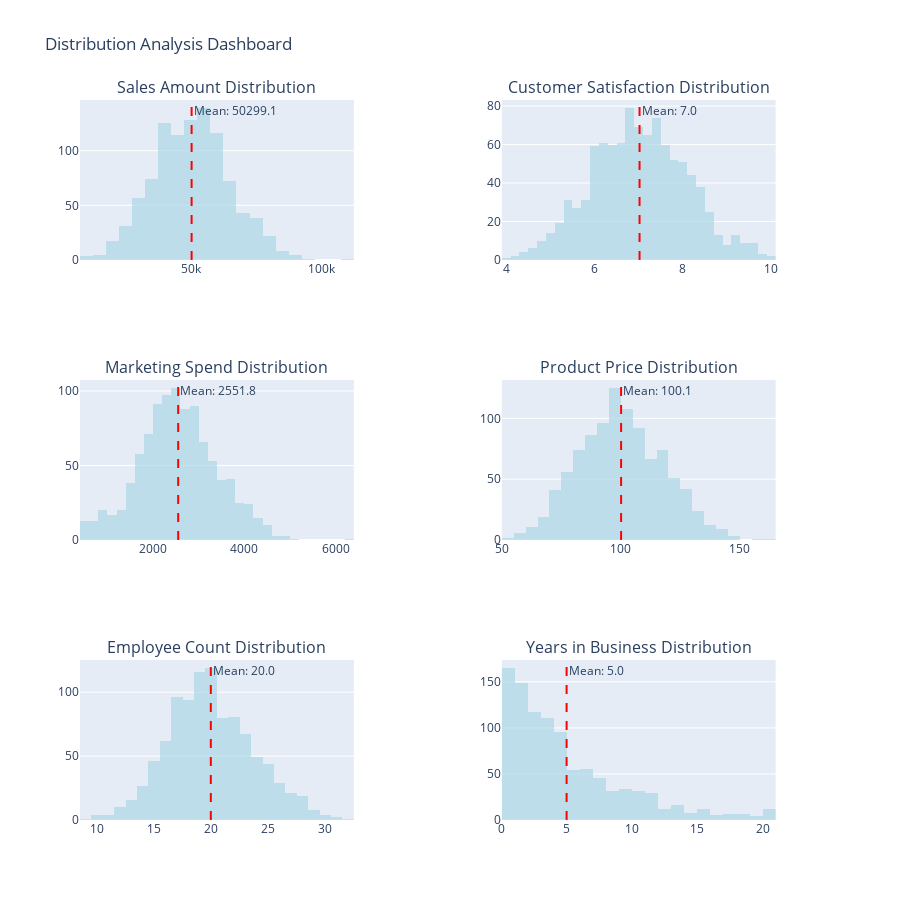

Notebook code for this chart:
### Code cell
# 2. DISTRIBUTION ANALYSIS WITH PROFESSIONAL VISUALIZATIONS
# ==========================================================

print("DISTRIBUTION ANALYSIS")
print("=" * 25)

# Create subplots for multiple distribution visualizations
fig = make_subplots(
 rows=3, cols=2,
 subplot_titles=[
 'Sales Amount Distribution', 'Customer Satisfaction Distribution',
 'Marketing Spend Distribution', 'Product Price Distribution',
 'Employee Count Distribution', 'Years in Business Distribution'
 ],
 specs=[[{"secondary_y": True}, {"secondary_y": True}],
 [{"secondary_y": True}, {"secondary_y": True}],
 [{"secondary_y": True}, {"secondary_y": True}]]
)

# Variables to analyze
dist_vars = ['sales_amount', 'customer_satisfaction', 'marketing_spend',
 'product_price', 'employee_count', 'years_in_business']

positions = [(1,1), (1,2), (2,1), (2,2), (3,1), (3,2)]

for var, (row, col) in zip(dist_vars, positions):
    # Histogram
    fig.add_trace(
        go.Histogram(x=df[var], name=f'{var} Histogram',
                    opacity=0.7, nbinsx=30,
                    marker_color='lightblue'),
        row=row, col=col
    )

    # Add mean line
    mean_val = df[var].mean()
    fig.add_vline(x=mean_val, line_dash="dash", line_color="red",
                 annotation_text=f"Mean: {mean_val:.1f}",
                 row=row, col=col)

fig.update_layout(height=900, title_text="Distribution Analysis Dashboard",
 showlegend=False)
fig.show()

# Statistical normality tests
print("\n2.1 Distribution Shape Analysis:")
print("-" * 32)
from scipy import stats

normality_results = []
for var in dist_vars:
    # Shapiro-Wilk test (small samples)
    if len(df[var]) < 5000:
        stat, p_value = stats.shapiro(df[var].dropna())
        test_name = "Shapiro-Wilk"
    else:
        # Kolmogorov-Smirnov test (large samples)
        stat, p_value = stats.kstest(df[var].dropna(), 'norm')
        test_name = "Kolmogorov-Smirnov"

    is_normal = "Yes" if p_value > 0.05 else "No"
    normality_results.append({
        'Variable': var,
        'Test': test_name,
        'Statistic': round(stat, 4),
        'P-Value': round(p_value, 4),
        'Normal?': is_normal,
        'Skewness': round(df[var].skew(), 3),
        'Kurtosis': round(df[var].kurtosis(), 3)
    })

normality_df = pd.DataFrame(normality_results)
print(normality_df.to_string(index=False))

print("\n Distribution analysis complete!")

### Figure 1 — Plotly figure (JSON) as saved in the notebook; plotly's stock layout.template omitted (floating-point values rounded to 4 significant figures; data arrays with more than 128 entries replaced by an {"elided": "..."} marker saying what was removed)
{"data": [{"marker": {"color": "lightblue"}, "name": "sales_amount Histogram", "nbinsx": 30, "opacity": 0.7, "type": "histogram", "x": {"elided": "1000 float values"}, "xaxis": "x", "yaxis": "y"}, {"marker": {"color": "lightblue"}, "name": "customer_satisfaction Histogram", "nbinsx": 30, "opacity": 0.7, "type": "histogram", "x": {"elided": "1000 float values"}, "xaxis": "x2", "yaxis": "y3"}, {"marker": {"color": "lightblue"}, "name": "marketing_spend Histogram", "nbinsx": 30, "opacity": 0.7, "type": "histogram", "x": {"elided": "1000 float values"}, "xaxis": "x3", "yaxis": "y5"}, {"marker": {"color": "lightblue"}, "name": "product_price Histogram", "nbinsx": 30, "opacity": 0.7, "type": "histogram", "x": {"elided": "1000 float values"}, "xaxis": "x4", "yaxis": "y7"}, {"marker": {"color": "lightblue"}, "name": "employee_count Histogram", "nbinsx": 30, "opacity": 0.7, "type": "histogram", "x": {"elided": "1000 int values"}, "xaxis": "x5", "yaxis": "y9"}, {"marker": {"color": "lightblue"}, "name": "years_in_business Histogram", "nbinsx": 30, "opacity": 0.7, "type": "histogram", "x": {"elided": "1000 float values"}, "xaxis": "x6", "yaxis": "y11"}], "layout": {"annotations": [{"font": {"size": 16}, "showarrow": false, "text": "Sales Amount Distribution", "x": 0.185, "xanchor": "center", "xref": "paper", "y": 1, "yanchor": "bottom", "yref": "paper"}, {"font": {"size": 16}, "showarrow": false, "text": "Customer Satisfaction Distribution", "x": 0.755, "xanchor": "center", "xref": "paper", "y": 1, "yanchor": "bottom", "yref": "paper"}, {"font": {"size": 16}, "showarrow": false, "text": "Marketing Spend Distribution", "x": 0.185, "xanchor": "center", "xref": "paper", "y": 0.6111, "yanchor": "bottom", "yref": "paper"}, {"font": {"size": 16}, "showarrow": false, "text": "Product Price Distribution", "x": 0.755, "xanchor": "center", "xref": "paper", "y": 0.6111, "yanchor": "bottom", "yref": "paper"}, {"font": {"size": 16}, "showarrow": false, "text": "Employee Count Distribution", "x": 0.185, "xanchor": "center", "xref": "paper", "y": 0.2222, "yanchor": "bottom", "yref": "paper"}, {"font": {"size": 16}, "showarrow": false, "text": "Years in Business Distribution", "x": 0.755, "xanchor": "center", "xref": "paper", "y": 0.2222, "yanchor": "bottom", "yref": "paper"}, {"showarrow": false, "text": "Mean: 50299.1", "x": 50300.0, "xanchor": "left", "xref": "x", "y": 1, "yanchor": "top", "yref": "y domain"}, {"showarrow": false, "text": "Mean: 7.0", "x": 7.019, "xanchor": "left", "xref": "x2", "y": 1, "yanchor": "top", "yref": "y3 domain"}, {"showarrow": false, "text": "Mean: 2551.8", "x": 2552.0, "xanchor": "left", "xref": "x3", "y": 1, "yanchor": "top", "yref": "y5 domain"}, {"showarrow": false, "text": "Mean: 100.1", "x": 100.1, "xanchor": "left", "xref": "x4", "y": 1, "yanchor": "top", "yref": "y7 domain"}, {"showarrow": false, "text": "Mean: 20.0", "x": 19.97, "xanchor": "left", "xref": "x5", "y": 1, "yanchor": "top", "yref": "y9 domain"}, {"showarrow": false, "text": "Mean: 5.0", "x": 4.97, "xanchor": "left", "xref": "x6", "y": 1, "yanchor": "top", "yref": "y11 domain"}], "height": 900, "shapes": [{"line": {"color": "red", "dash": "dash"}, "type": "line", "x0": 50300.0, "x1": 50300.0, "xref": "x", "y0": 0, "y1": 1, "yref": "y domain"}, {"line": {"color": "red", "dash": "dash"}, "type": "line", "x0": 7.019, "x1": 7.019, "xref": "x2", "y0": 0, "y1": 1, "yref": "y3 domain"}, {"line": {"color": "red", "dash": "dash"}, "type": "line", "x0": 2552.0, "x1": 2552.0, "xref": "x3", "y0": 0, "y1": 1, "yref": "y5 domain"}, {"line": {"color": "red", "dash": "dash"}, "type": "line", "x0": 100.1, "x1": 100.1, "xref": "x4", "y0": 0, "y1": 1, "yref": "y7 domain"}, {"line": {"color": "red", "dash": "dash"}, "type": "line", "x0": 19.97, "x1": 19.97, "xref": "x5", "y0": 0, "y1": 1, "yref": "y9 domain"}, {"line": {"color": "red", "dash": "dash"}, "type": "line", "x0": 4.97, "x1": 4.97, "xref": "x6", "y0": 0, "y1": 1, "yref": "y11 domain"}], "showlegend": false, "title": {"text": "Distribution Analysis Dashboard"}, "xaxis": {"anchor": "y", "domain": [0, 0.37]}, "xaxis2": {"anchor": "y3", "domain": [0.57, 0.94]}, "xaxis3": {"anchor": "y5", "domain": [0, 0.37]}, "xaxis4": {"anchor": "y7", "domain": [0.57, 0.94]}, "xaxis5": {"anchor": "y9", "domain": [0, 0.37]}, "xaxis6": {"anchor": "y11", "domain": [0.57, 0.94]}, "yaxis": {"anchor": "x", "domain": [0.7778, 1]}, "yaxis10": {"anchor": "x5", "overlaying": "y9", "side": "right"}, "yaxis11": {"anchor": "x6", "domain": [0, 0.2222]}, "yaxis12": {"anchor": "x6", "overlaying": "y11", "side": "right"}, "yaxis2": {"anchor": "x", "overlaying": "y", "side": "right"}, "yaxis3": {"anchor": "x2", "domain": [0.7778, 1]}, "yaxis4": {"anchor": "x2", "overlaying": "y3", "side": "right"}, "yaxis5": {"anchor": "x3", "domain": [0.3889, 0.6111]}, "yaxis6": {"anchor": "x3", "overlaying": "y5", "side": "right"}, "yaxis7": {"anchor": "x4", "domain": [0.3889, 0.6111]}, "yaxis8": {"anchor": "x4", "overlaying": "y7", "side": "right"}, "yaxis9": {"anchor": "x5", "domain": [0, 0.2222]}}}
